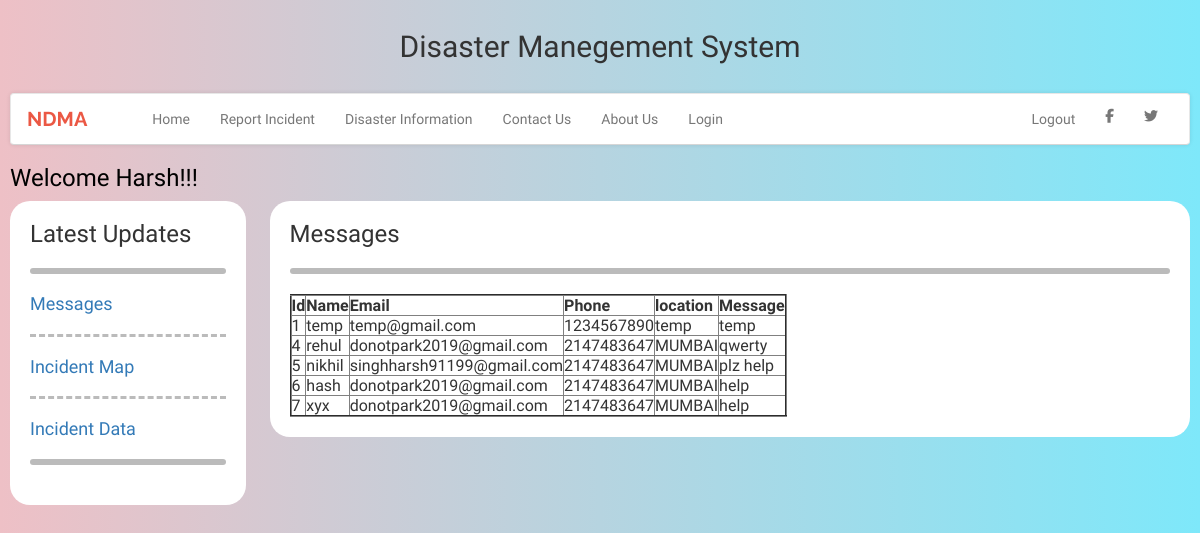
Screenshot of /logged.php (signed in) with the database file from the repository.
### tables this page shows
CREATE TABLE `contactus` (
  `id` int(10) NOT NULL,
  `name` varchar(1000) NOT NULL,
  `email` varchar(1000) NOT NULL,
  `phone` int(10) NOT NULL,
  `location` varchar(20) NOT NULL,
  `message` text NOT NULL
);

### logged.php (the view, shortened to what this page needs)
<html>
  <head>
<link href="style.css" rel="stylesheet" id="bootstrap-css">
 <?php include 'Header.php';?>
</head>
<body id="LoginForm">
<div class = "user"><h1 class="form-heading"><?php echo '<p><font color=black>Welcome '.$_SESSION['Username'].'!!!</font></p>';?>
</h1>
</div>
<div class="menu" >
<h3 align="left">Latest Updates</h3>
 <hr class="rounded">
 <a href="logged.php" target="main"><h4 align="left" color="#000">Messages<h4></a>
    <hr class="dashed">
 <a href="http://localhost/PBLProject/meow.php" target="main"><h4 align="left" color="#000">Incident Map<h4></a>
 	<hr class="dashed">
 <a href="ins.php" target="main"><h4 align="left" color="#000">Incident Data<h4></a>
    <hr class="rounded">
 </div>
 <div class="mainContent">
  <h3 align="left">Messages</h3>
  <hr class="rounded">
  <table border="2">
  	<tr>
  		<th>Id</th>
  		<th>Name</th>
  		<th>Email</th>
  		<th>Phone</th>
  		<th>location</th>
  		<th>Message</th>
  	</tr>
<?php
include_once 'dbConfig.php';
$query = "SELECT * FROM contactus;";
$result =mysqli_query($db, $query);
$check = mysqli_num_rows($result);
if($check > 0){
	while($row = mysqli_fetch_assoc($result))
	{	echo'<tr>';
		echo '<td>'.$row['id'].' </td>';
		echo '<td>'.$row['name'].' </td>';
		echo '<td>'.$row['email'].' </td>';
		echo '<td>'.$row['phone'].' </td>';
		echo '<td>'.$row['location'].' </td>';
		echo '<td>'.$row['message'].' </td></tr>';
	}
}
?></table>
</div>
</body>
</html>

### style.css (style rules this page uses)
body#LoginForm { background: #00000; background: -webkit-linear-gradient(to left, #7EE8FA, #EEC0C6); background: linear-gradient(to left, #7EE8FA, #EEC0C6); background-repeat:no-repeat; background-position:center; background-size:cover; padding:10px; }
.form-heading { color:#fff; font-size:23px; align: left; }

### Header.php (style rules this page uses)
body { background: -webkit-linear-gradient(to left, #7EE8FA, #EEC0C6); background: linear-gradient(to left, #7EE8FA, #EEC0C6); min-height: 100vh; font-family: 'Varela Round', sans-serif; }

### logged.php (style rules this page uses)
.menu { float:left; width:20%; padding-left: 20px; padding-right: 20px; padding-bottom: 20px; background:#fff; border-radius: 20px; }
hr.dashed { border-top: 3px dashed #bbb; }
hr.rounded { border-top: 6px solid #bbb; border-radius: 5px; }
.mainContent { float:right; width:78%; padding-left: 20px; padding-right: 20px; padding-bottom: 20px; justify-content:left; background:#fff; border-radius: 20px; }
.user { color:#eb5844; }
p { font-size: 24px }

### rows the page displays
contactus: id "1", name "temp", email "temp@gmail.com", phone "1234567890", location "temp", message "temp"
contactus: id "4", name "rehul", email "donotpark2019@gmail.com", phone "2147483647", location "MUMBAI", message "qwerty"
contactus: id "5", name "nikhil", email "singhharsh91199@gmail.com", phone "2147483647", location "MUMBAI", message "plz help"
contactus: id "6", name "hash", email "donotpark2019@gmail.com", phone "2147483647", location "MUMBAI", message "help"
contactus: id "7", name "xyx", email "donotpark2019@gmail.com", phone "2147483647", location "MUMBAI", message "help"

### other values shown
$_SESSION['Username'] "Harsh"
